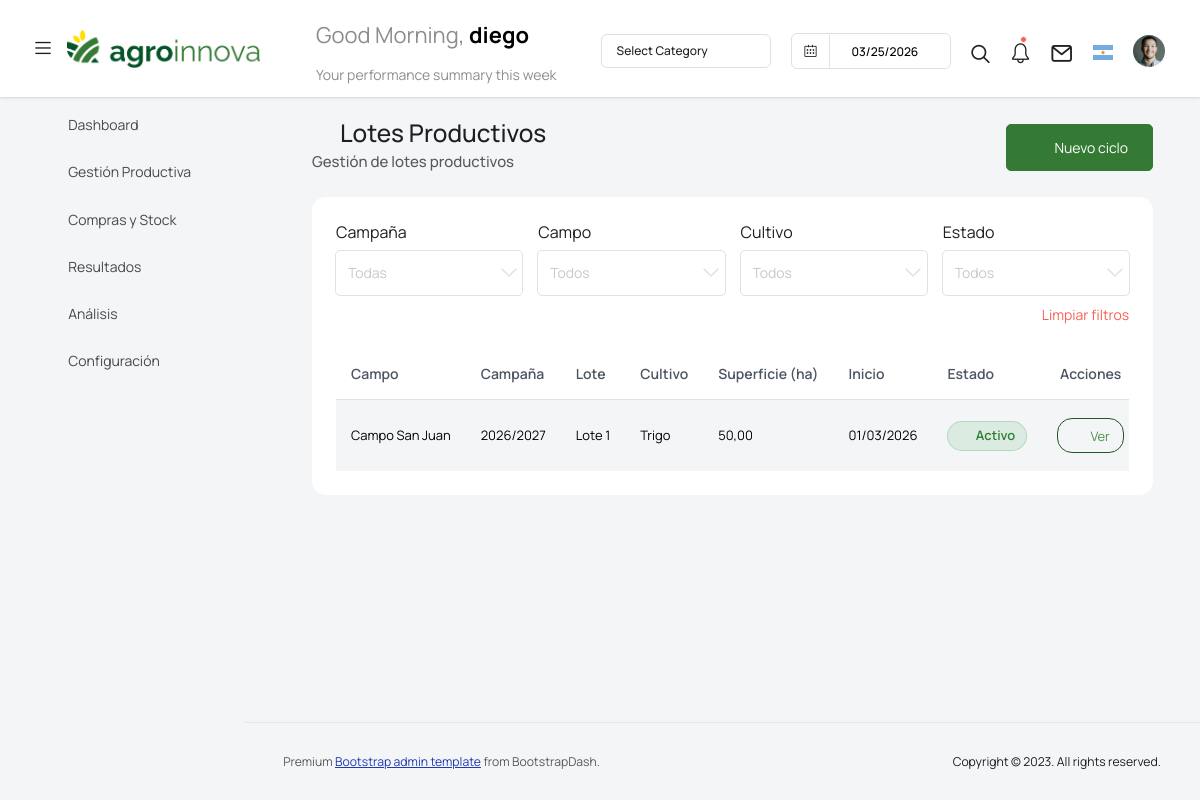
The page /ciclos/ (signed in) on the database as committed earlier.
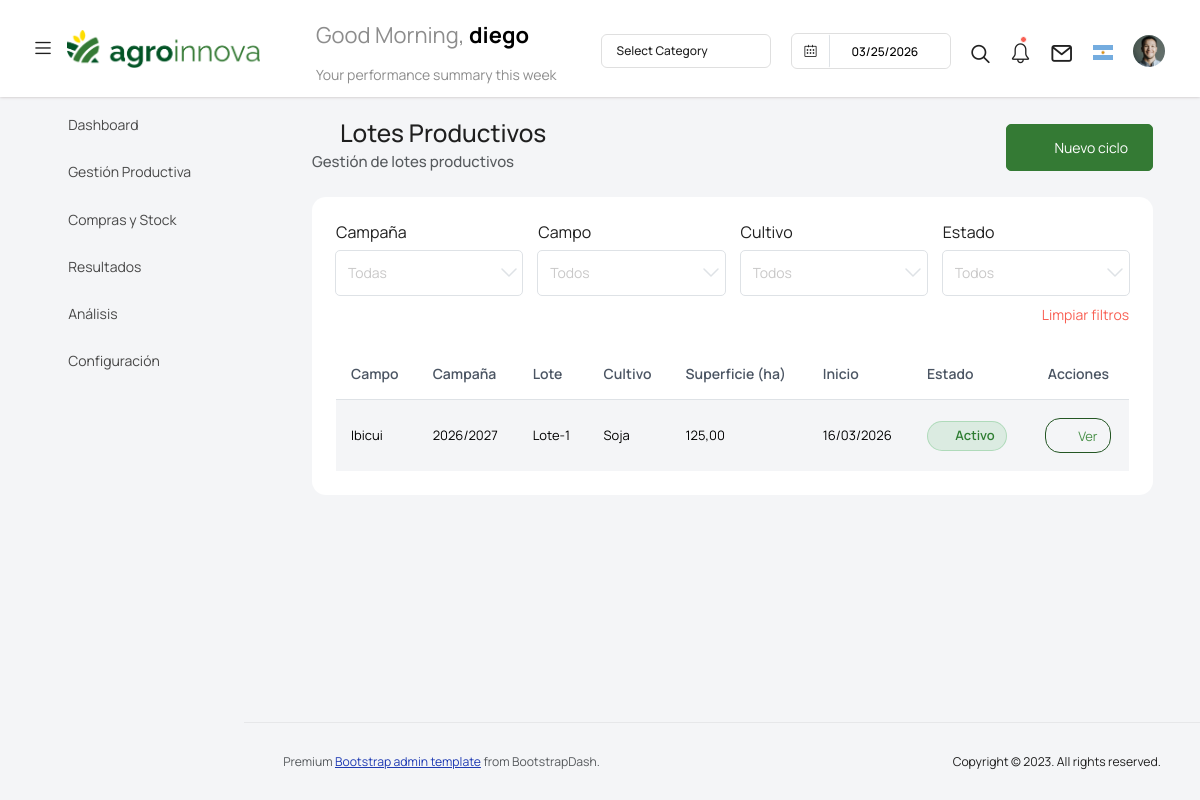
The same page on the database as committed later.
### gestion_agro/models.py (models this page shows, shortened)
class CicloAgricola(models.Model):
    campo = models.ForeignKey(Campo, on_delete=models.CASCADE, related_name="ciclos")
    campana = models.ForeignKey(Campana, on_delete=models.CASCADE, related_name="ciclos")
    nombre_lote = models.CharField( max_length=50, blank= True, null=True )
    cultivo = models.ForeignKey( Cultivo, on_delete=models.CASCADE, related_name="ciclos")
    superficie_ha = models.DecimalField(max_digits=8, decimal_places=2)
    fecha_inicio = models.DateField()
    fecha_fin = models.DateField(null=True, blank=True)
    activa = models.BooleanField(default=True)

class Campo(models.Model):
    empresa = models.ForeignKey(Empresa, on_delete=models.CASCADE,verbose_name=_("Empresa"), )
    nombre = models.CharField( max_length=100, verbose_name=_("Nombre del campo"),)
    ciudad =models.ForeignKey("agro.Ciudad", on_delete=models.CASCADE, verbose_name=_("Ciudad / Localidad"), )
    descripcion = models.CharField( max_length=100, verbose_name=_("Descripción"), )
    superficie_ha = models.DecimalField(max_digits=10, decimal_places=2, verbose_name=_("Superficie total"),
        help_text=_("Superficie total del campo expresada en hectáreas"),
    )
    image = models.ImageField( default="default.jpg", upload_to="campos", verbose_name=_("Imagen"),)
    observaciones = models.TextField(null=True, blank=True, verbose_name=_("Observaciones"),)
    class Meta:
        verbose_name = _("Campo")
        verbose_name_plural = _("Campos")
    def __str__(self):
        return f"{self.nombre} ({self.superficie_ha} ha)"

class Campana(models.Model):
    empresa = models.ForeignKey(Empresa, on_delete=models.CASCADE, verbose_name=_("Empresa"))
    nombre = models.CharField(max_length=9, editable=False, verbose_name=_("Campaña"))
    fecha_desde = models.DateField(verbose_name=_("Fecha de inicio"))
    fecha_hasta = models.DateField(verbose_name=_("Fecha de finalización"))
    activa = models.BooleanField(default=False, verbose_name=_("Campaña activa"))
    observaciones = models.TextField(null=True, blank=True, verbose_name=_("Observaciones"))
    class Meta:
        verbose_name = _("Campaña")
        verbose_name_plural = _("Campañas")
        ordering = ["-fecha_desde"]
        unique_together = ("empresa", "nombre")
    def __str__(self):
        return self.nombre

class Cultivo(models.Model):
    nombre = models.CharField(max_length=100, unique=True, verbose_name=_("Cultura"))
    class Meta:
        verbose_name = _("Cultura")
        verbose_name_plural = _("Culturas")
        ordering = ["nombre"]
    def __str__(self):
        return self.nombre

### gestion_agro/views.py (the view)
# urls.py: path('ciclos/', vista_lista_ciclos, name='vista_lista_ciclos'),
@login_required
def vista_lista_ciclos(request):
    empresa = request.user.profile.empresa
    ciclos = (
        CicloAgricola.objects.filter(
            campo__empresa=empresa,
            activa=True
        )
        .select_related("campo", "campana", "cultivo")
        .order_by("-fecha_inicio")
    )
    form = CicloFiltroForm(empresa=empresa)
    context = {
        "ciclos": ciclos,
        "form": form,
        "empresa": empresa,
    }
    return render(request, "vista_lista_ciclos.html", context)

### gestion_agro/forms.py
class CicloFiltroForm(BaseSimpleForm):
    campana = forms.ModelChoiceField(queryset=None, required=False, empty_label="Todas", label="Campaña")
    campo = forms.ModelChoiceField(queryset=None, required=False, empty_label="Todos", label="Campo" )
    cultivo = forms.ModelChoiceField(queryset=None, required=False, empty_label="Todos", label="Cultivo")
    estado = forms.ChoiceField(choices=[("", "Todos"), ("activo", "Activo"), ("cerrado", "Cerrado"), ], required=False, label="Estado" )
    def __init__(self, *args, **kwargs):
        empresa = kwargs.pop("empresa", None)
        super().__init__(*args, **kwargs)
        if empresa:
            self.fields["campana"].queryset = Campana.objects.filter(empresa=empresa).order_by("-fecha_desde")
            self.fields["campo"].queryset = Campo.objects.filter(empresa=empresa).order_by("nombre")
        self.fields["cultivo"].queryset = Cultivo.objects.all().order_by("nombre")

### templates/vista_lista_ciclos.html (shortened to what the changed rows need)
{% extends 'base.html' %}
{% load static %}
{% load i18n %}
{% block content %}
<div class="container-fluid">
    <div class="upload-card">
        <div class="col-lg-12 grid-margin stretch-card">
            <div class="card">
                <div class="card-body">
                    <div id="contenedor-tabla-ciclos">
                        <div class="table-responsive">
                            <table class="table table-striped align-middle">
                                <thead>
                                    <tr>
                                        <th>{% translate "Campo" %}</th>
                                        <th>{% translate "Campaña" %}</th>
                                        <th>{% translate "Lote" %}</th>
                                        <th>{% translate "Cultivo" %}</th>
                                        <th>{% translate "Superficie (ha)" %}</th>
                                        <th>{% translate "Inicio" %}</th>
                                        <th>{% translate "Estado" %}</th>
                                        <th class="text-center">{% translate "Acciones" %}</th>
                                    </tr>
                                </thead>
                                <tbody id="tabla_ciclos">
                                    {% for ciclo in ciclos %}
                                    <tr>
                                        <td>{{ ciclo.campo.nombre }}</td>
                                        <td>{{ ciclo.campana }}</td>
                                        <td>{{ ciclo.nombre_lote }}</td>
                                        <td>{{ ciclo.cultivo }}</td>
                                        <td>{{ ciclo.superficie_ha }}</td>
                                        <td>{{ ciclo.fecha_inicio|date:"d/m/Y" }}</td>
                                        <td>
                                            {% if ciclo.fecha_fin %}
                                                <span class="badge-estado-cerrado">
                                                    <i class="mdi mdi-lock-outline"></i>
                                                    {% translate "Cerrado" %}
                                                </span>
                                            {% else %}
                                                <span class="badge-estado-activo">
                                                    <i class="mdi mdi-check-circle-outline"></i>
                                                    {% translate "Activo" %}
                                                </span>
                                            {% endif %}
                                        </td>
                                        <td class="text-center">
                                            <a href="{% url 'vista_detalle_ciclo' ciclo.id %}" class="btn btn-sm btn-outline-success btn-ver-ciclo">
                                                <i class="mdi mdi-eye-outline me-1"></i>
                                                {% translate "Ver" %}
                                            </a>
                                        </td>
                                    </tr>
                                    {% empty %}
                                    <tr>
                                        <td colspan="8" class="text-center text-muted">
                                            {% translate "No hay ciclos agrícolas creados" %}
                                        </td>
                                    </tr>
                                    {% endfor %}
                                </tbody>
                            </table>
                        </div>
                    </div>
                </div>
            </div>
        </div>
    </div>
</div>
{% endblock %}

Rows that differ between the two databases and show on the page:
removed CicloAgricola: campo.nombre "Campo San Juan", campana "2026/2027", nombre_lote "Lote 1", cultivo "Trigo", superficie_ha "50,00", fecha_inicio "01/03/2026"
added CicloAgricola: campo.nombre "Ibicui", campana "2026/2027", nombre_lote "Lote-1", cultivo "Soja", superficie_ha "125,00", fecha_inicio "16/03/2026"
